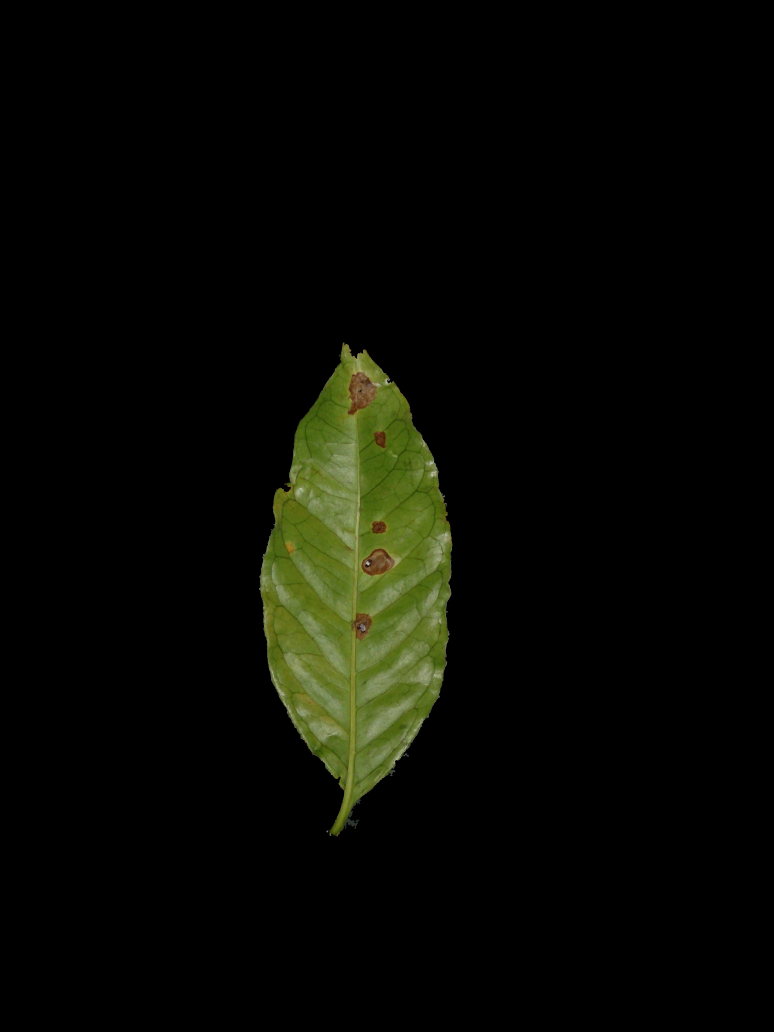
#> input picture Dataset_markers/DSC_0010_marked.jpg, 3096 x 4128 px (shown at 1/4 size)
$ python main.py   (older library calls are emulated)
#> lines starting #> are read from the running program, lines starting #| are printed output that depends on the picture
### Color_Sharpen.py
import cv2
import numpy as np
from matplotlib import pyplot as plt
from scipy.ndimage.filters import median_filter

'''
Step 1: Color Balancing.
	* Gray-World Algorithm.
	* Adjust single-color channels:
		1) Red: Irc(x) = Ir(x) + a(Ig'-Ir')(1-Ir(x))Ig(x); Ic' denotes the average of channel c, a=1
		2) Blue: Ibc(x) = Ib(x) + a(Ig'-Ib')(1-Ib(x))Ig(x); a=1
Step 2: Gamma Correction (Always normalizing).
Step 3: Sharpening (Always normalizing).
	1) Gaussian blur filter convolutioned with original white-balanced image. (Magnifies high-frequency noise)
	2) Histogram stretching or equalization.
	2) Normalized Unsharp Masking.

'''


# =====================
# Gray-World Algorithm
# =====================
def GrayWorld(Img):
	Ilab = cv2.cvtColor(Img, cv2.COLOR_BGR2LAB)
	avg_a = np.average(Ilab[:, :, 1])
	avg_b = np.average(Ilab[:, :, 2])
	Ilab[:, :, 1] = Ilab[:, :, 1] - (
				(avg_a - 128) * (Ilab[:, :, 0] / 255.0) * 1.1)  # Adjust for intern cv2 LAB adjustments.
	Ilab[:, :, 2] = Ilab[:, :, 2] - (
				(avg_b - 128) * (Ilab[:, :, 0] / 255.0) * 1.1)  # Adjust for intern cv2 LAB adjustments.
	I = cv2.cvtColor(Ilab, cv2.COLOR_LAB2BGR)
	return I  # Return a BGR image.


# ===============================
# Single Color Channel Balancing
# ===============================
def Color_adj(Img, a=1):  # Receives an uint8 image
	# info = np.iinfo(Img.dtype) #Format information of Img.
	# Imax = info.max
	# Inorm = I.astype(np.float64)/info.max #Normalize I
	Imax = Img.max()
	Inorm = cv2.normalize(Img, None, alpha=0, beta=1, norm_type=cv2.NORM_MINMAX, dtype=cv2.CV_32F)
	b, g, r = cv2.split(Inorm)  # Split the color channels individually.
	b_avg = np.average(b)
	g_avg = np.average(g)
	r_avg = np.average(r)
	r_adj = r + a * (g_avg - r_avg) * (1 - r) * g  # Red channel adjustment.
	g_adj = g + a * (r_avg - g_avg) * (1 - g) * r  # Green channel adjustment.
	b_adj = b + a * (g_avg - b_avg) * (1 - b) * g  # Blue channel adjustment.
	Iout = cv2.merge(
		(b * Imax, g_adj * Imax, r_adj * Imax))  # Reinstate the color space with the color balance adjustments.
	Iout = Iout.astype(np.uint8)
	return Iout


# ===========
# Sharpening
# ===========
def Gamma(Img, gamma = 1):
	invGamma = 1 / gamma
	table = np.array([((i/255)**invGamma)*255
					  for i in np.arange(0,256)]).astype(np.uint8)
	return cv2.LUT(Img, table)


def CLAHE(Img, clipLimit=1, tileGridSize=(8,8)):  # Contrast Limiting Adaptive Histogram Equalization (aka CLAHE)
	#clahe = cv2.createCLAHE()
	#Img = clahe.apply(Img)
	lab = cv2.cvtColor(Img, cv2.COLOR_BGR2LAB)
	lab_planes = cv2.split(lab)
	clahe = cv2.createCLAHE(clipLimit=1.5, tileGridSize=(5,5))
	lab_planes[0] = clahe.apply(lab_planes[0])
	lab = cv2.merge(lab_planes)
	Img = cv2.cvtColor(lab, cv2.COLOR_LAB2BGR)
	#Img = cv2.convertScaleAbs(Img, None, 1, -20) #Adjust global contrast and brightness.
	return Img


# [33 lines left out: functions unsharp, Sharpen, ImgShow, not called in this run]

def Run(Img):
	#Ig = Gamma(Img, 0.4)
	#Ig = cv2.convertScaleAbs(Ig, None, 1.2, 0)
	Iwb = GrayWorld(Img) #White balance.
	Ica = Color_adj(Iwb) #Color balance.
	#Ica = cv2.convertScaleAbs(Ica, None, 0.9, -15)
	Ig = Gamma(Img, 0.85)
	Ihe = CLAHE(Ig, clipLimit=1.5, tileGridSize=(20,20))
	#Ihe = cv2.convertScaleAbs(Ihe, None, 0.7, 0)
	#Isharp = Sharpen(Ica) #Sharpen
	return cv2.cvtColor(Ihe, cv2.COLOR_BGR2RGB)

### main.py
from leaf import *
from Color_Sharpen import Run as ColorSharpen

import matplotlib.pyplot as plt
import matplotlib.image as mpimg
import cv2
import numpy as np

# Load image segmented
'-------------------'
# imagePath = 'Images/DSC_0010.jpg'
imagePath = 'Dataset_markers/DSC_0010_marked.jpg'
# imagePath = 'Images/alga 1.jpeg'
img = (mpimg.imread(imagePath))
#> img is the input picture: shape (4128, 3096, 3); mean R, G, B 7.7, 8.9, 3.4
img = cv2.rotate(img, cv2.ROTATE_90_COUNTERCLOCKWISE)
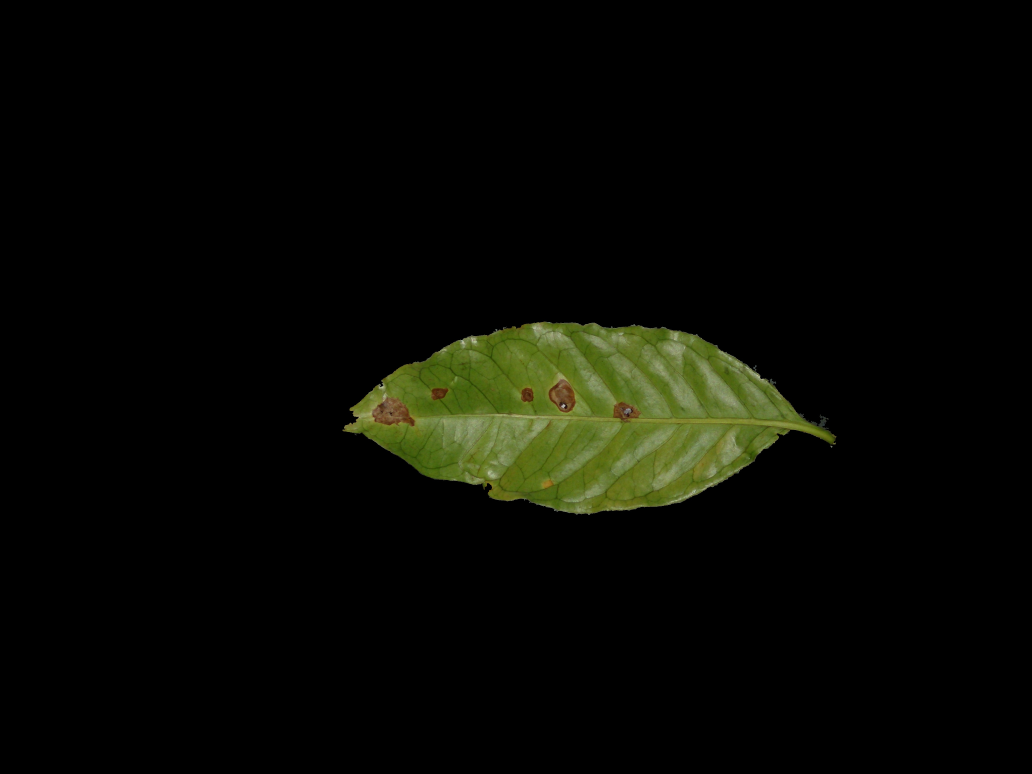
#> img: shape (3096, 4128, 3) (shown at 1/4 size); mean R, G, B 7.7, 8.9, 3.4

# Implemention of Tarik Method
'-----------------------------'
image = ColorSharpen(img)
#> in GrayWorld, `Ilab = cv2.cvtColor(Img, cv2.COLOR_BGR2LAB)`: Ilab: shape (3096, 4128, 3); mean of channels 0, 1, 2 8.7, 126, 128.2
#> in GrayWorld, `avg_a = np.average(Ilab[:, :, 1])`: avg_a = 126
#> in GrayWorld, `avg_b = np.average(Ilab[:, :, 2])`: avg_b = 128.2
#> in GrayWorld, `Ilab[:, :, 1] = Ilab[:, :, 1] - ( (avg_a - 128) * (Ilab[:, :, 0] / 255..`: Ilab: shape (3096, 4128, 3); mean of channels 0, 1, 2 8.7, 126.1, 128.2
#> in GrayWorld, `Ilab[:, :, 2] = Ilab[:, :, 2] - ( (avg_b - 128) * (Ilab[:, :, 0] / 255..`: Ilab: shape (3096, 4128, 3); mean of channels 0, 1, 2 8.7, 126.1, 128.1
#> in Color_adj, `Imax = Img.max()`: Imax = 236
#> in Color_adj, `b, g, r = cv2.split(Inorm)`:
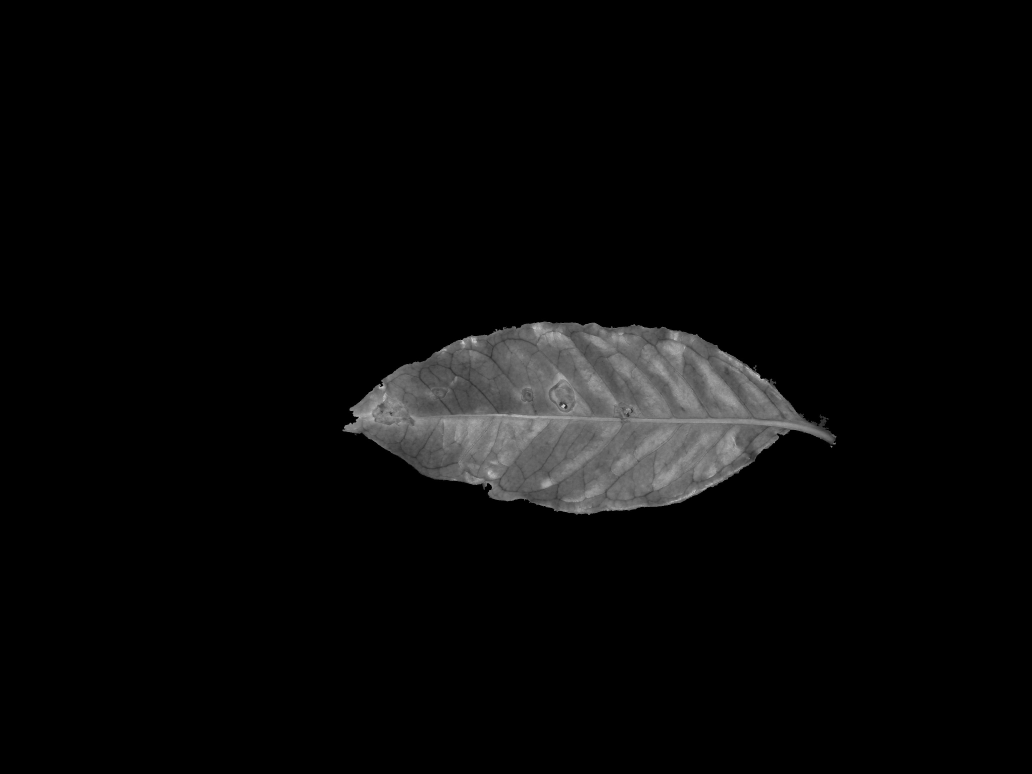
#> b: shape (3096, 4128) float32 (shown at 1/4 size); min 0, max 0.992, mean 0.0334
#> in Color_adj, `b, g, r = cv2.split(Inorm)`:
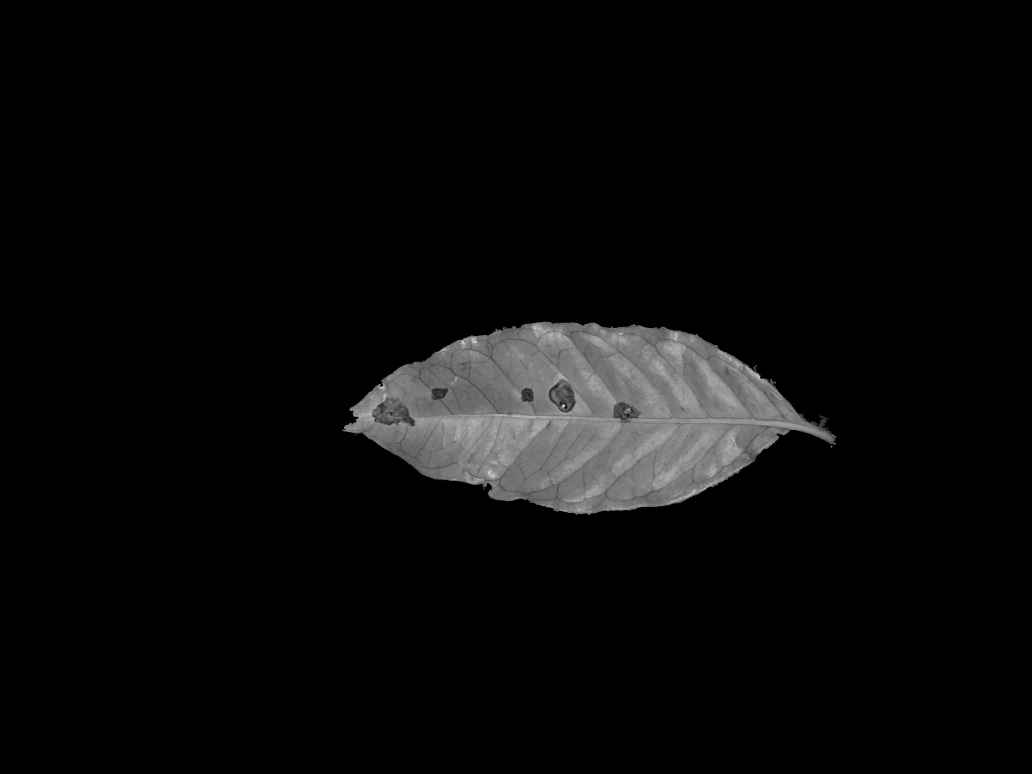
#> g: shape (3096, 4128) float32 (shown at 1/4 size); min 0, max 1, mean 0.0378
#> in Color_adj, `b, g, r = cv2.split(Inorm)`:
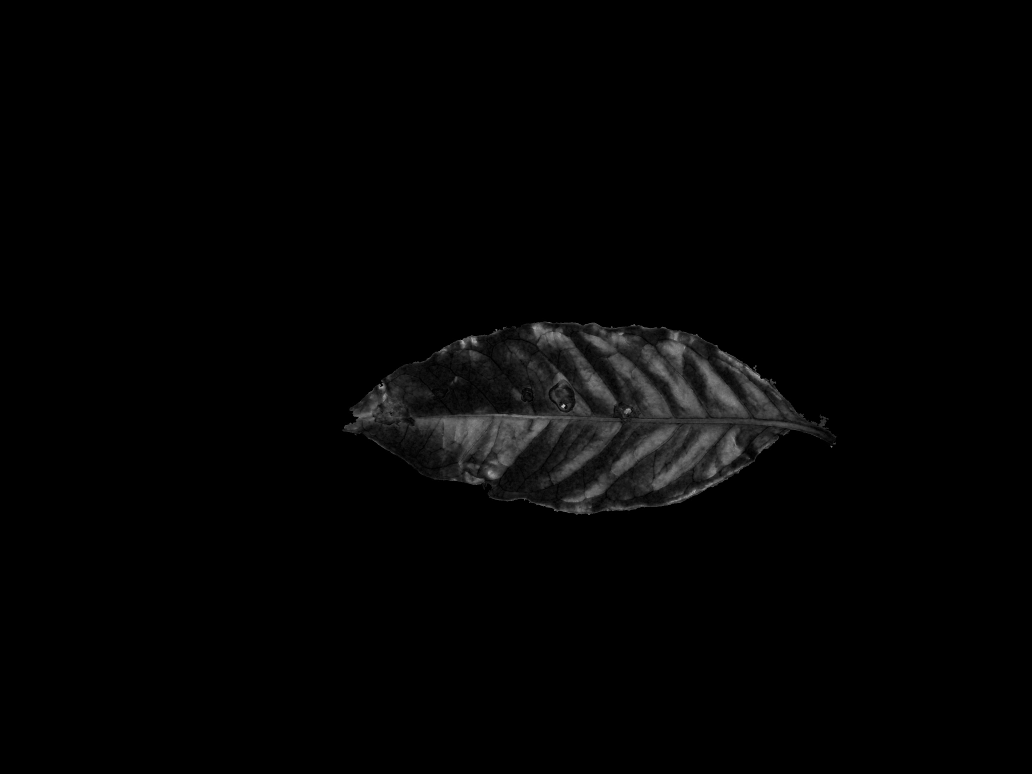
#> r: shape (3096, 4128) float32 (shown at 1/4 size); min 0, max 0.852, mean 0.0139
#> in Color_adj, `b_avg = np.average(b)`: b_avg = 0.0334
#> in Color_adj, `g_avg = np.average(g)`: g_avg = 0.0378
#> in Color_adj, `r_avg = np.average(r)`: r_avg = 0.0139
#> in Gamma, `return cv2.LUT(Img, table)`:
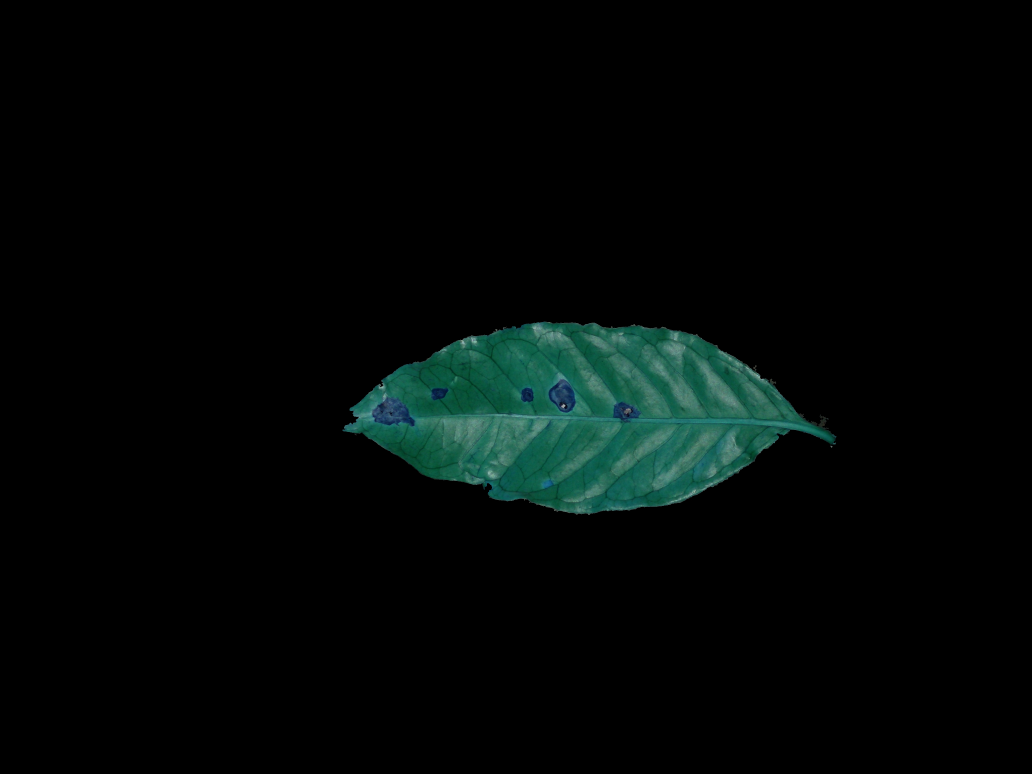
#> returned value: shape (3096, 4128, 3) (shown at 1/4 size); mean of channels 0, 1, 2 6.5, 7.7, 2.5; drawn as B, G, R
#> in CLAHE, `lab = cv2.cvtColor(Img, cv2.COLOR_BGR2LAB)`: lab: shape (3096, 4128, 3); mean of channels 0, 1, 2 7.5, 126.1, 128.2
#> (the run stopped early here; a loop or call above may not have finished)

$ run again, with Dataset_markers/Mancha de mirotécio (1)_marked.jpg copied over Dataset_markers/DSC_0010_marked.jpg
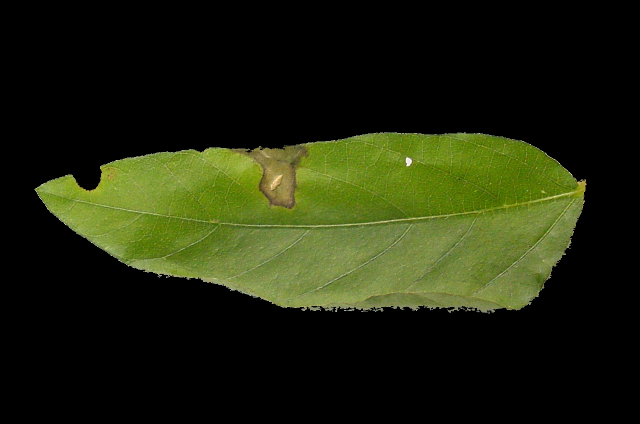
#> input picture Dataset_markers/Mancha de mirotécio (1)_marked.jpg, 1280 x 848 px (shown at 1/2 size)
#> img is the input picture: shape (848, 1280, 3); mean R, G, B 31.3, 36.9, 12.8
#> img: shape (1280, 848, 3)
#> avg_a = 119.7
#> avg_b = 129
#> in GrayWorld, `I = cv2.cvtColor(Ilab, cv2.COLOR_LAB2BGR)`:
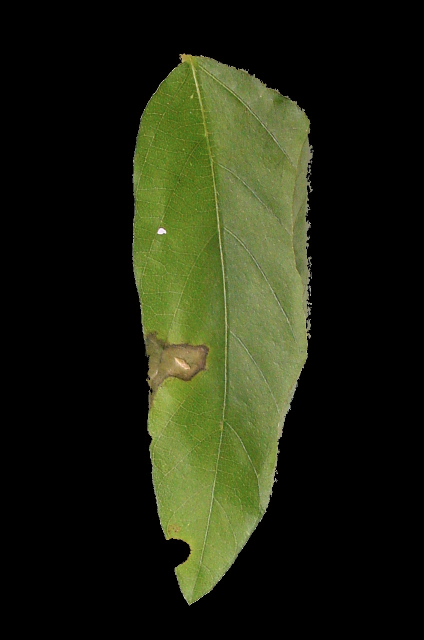
#> I: shape (1280, 848, 3) (shown at 1/2 size); mean R, G, B 31.8, 36.5, 17.1
#> Imax = 255
#> b_avg = 0.125
#> g_avg = 0.143
#> r_avg = 0.0672
#> in Gamma, `return cv2.LUT(Img, table)`:
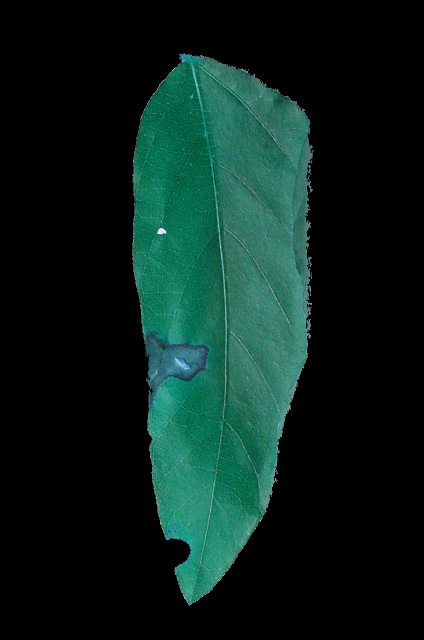
#> returned value: shape (1280, 848, 3) (shown at 1/2 size); mean of channels 0, 1, 2 27.1, 32.9, 9.7; drawn as B, G, R
#> lab: shape (1280, 848, 3); mean of channels 0, 1, 2 31.7, 119.9, 129.3

$ run again, with Dataset_markers/MildioCVG8_marked.jpg copied over Dataset_markers/DSC_0010_marked.jpg
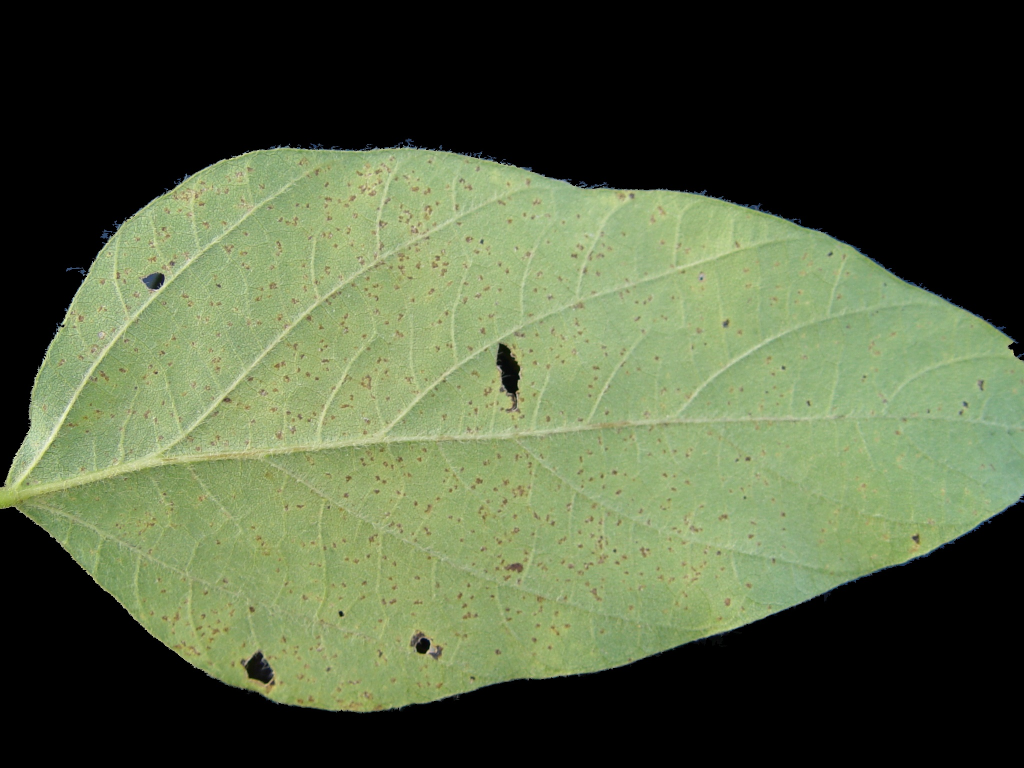
#> input picture Dataset_markers/MildioCVG8_marked.jpg, 2048 x 1536 px (shown at 1/2 size)
#> img is the input picture: shape (1536, 2048, 3); mean R, G, B 81.9, 93.5, 64.3
#> img: shape (2048, 1536, 3)
#> avg_a = 115.9
#> avg_b = 130.9
#> Imax = 255
#> in Color_adj, `b, g, r = cv2.split(Inorm)`:
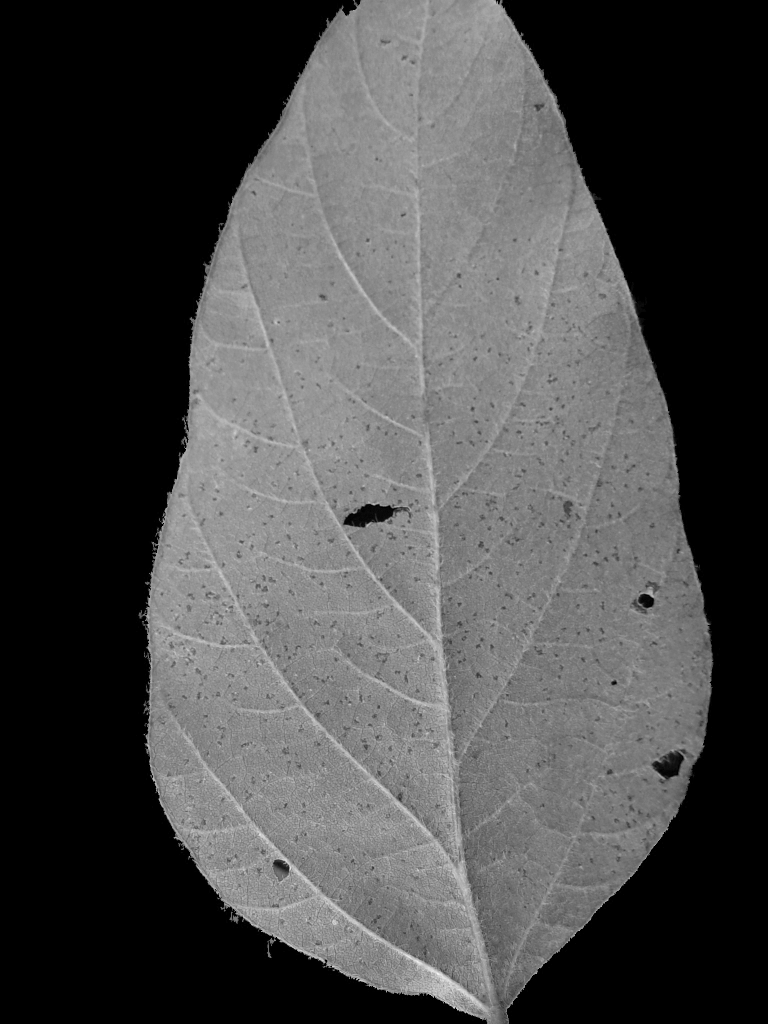
#> r: shape (2048, 1536) float32 (shown at 1/2 size); min 0, max 0.996, mean 0.287
#> b_avg = 0.333
#> g_avg = 0.359
#> r_avg = 0.287
#> in Gamma, `return cv2.LUT(Img, table)`:
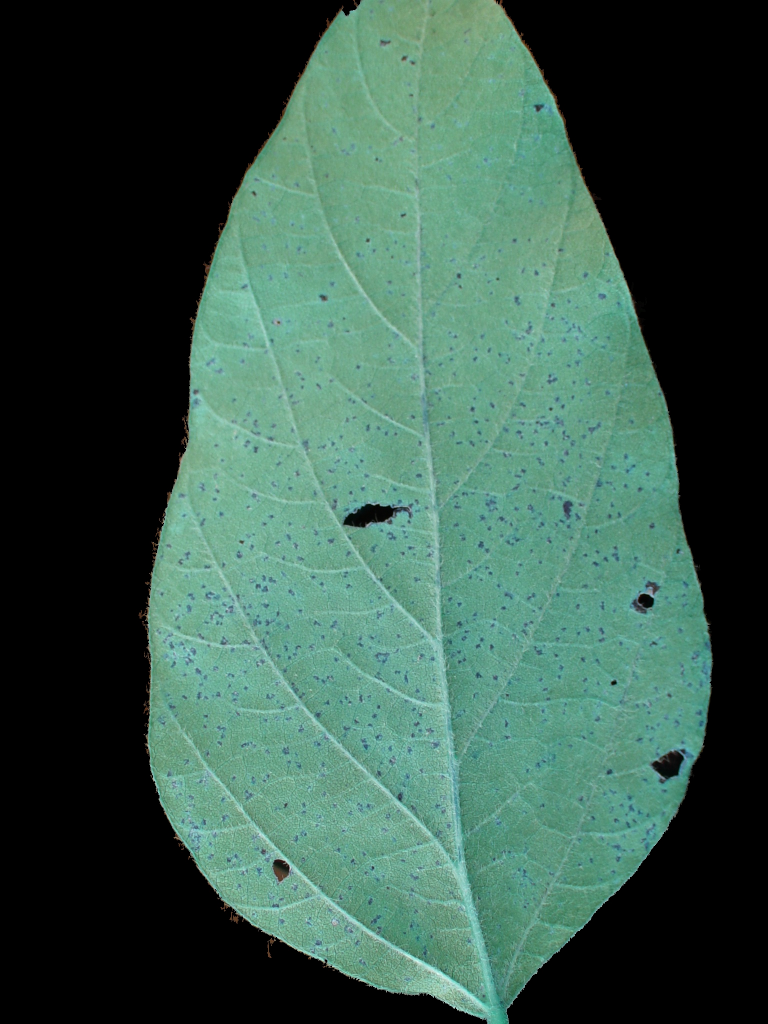
#> returned value: shape (2048, 1536, 3) (shown at 1/2 size); mean of channels 0, 1, 2 74.5, 87.1, 56; drawn as B, G, R
#> lab: shape (2048, 1536, 3); mean of channels 0, 1, 2 85.3, 115, 131.4
